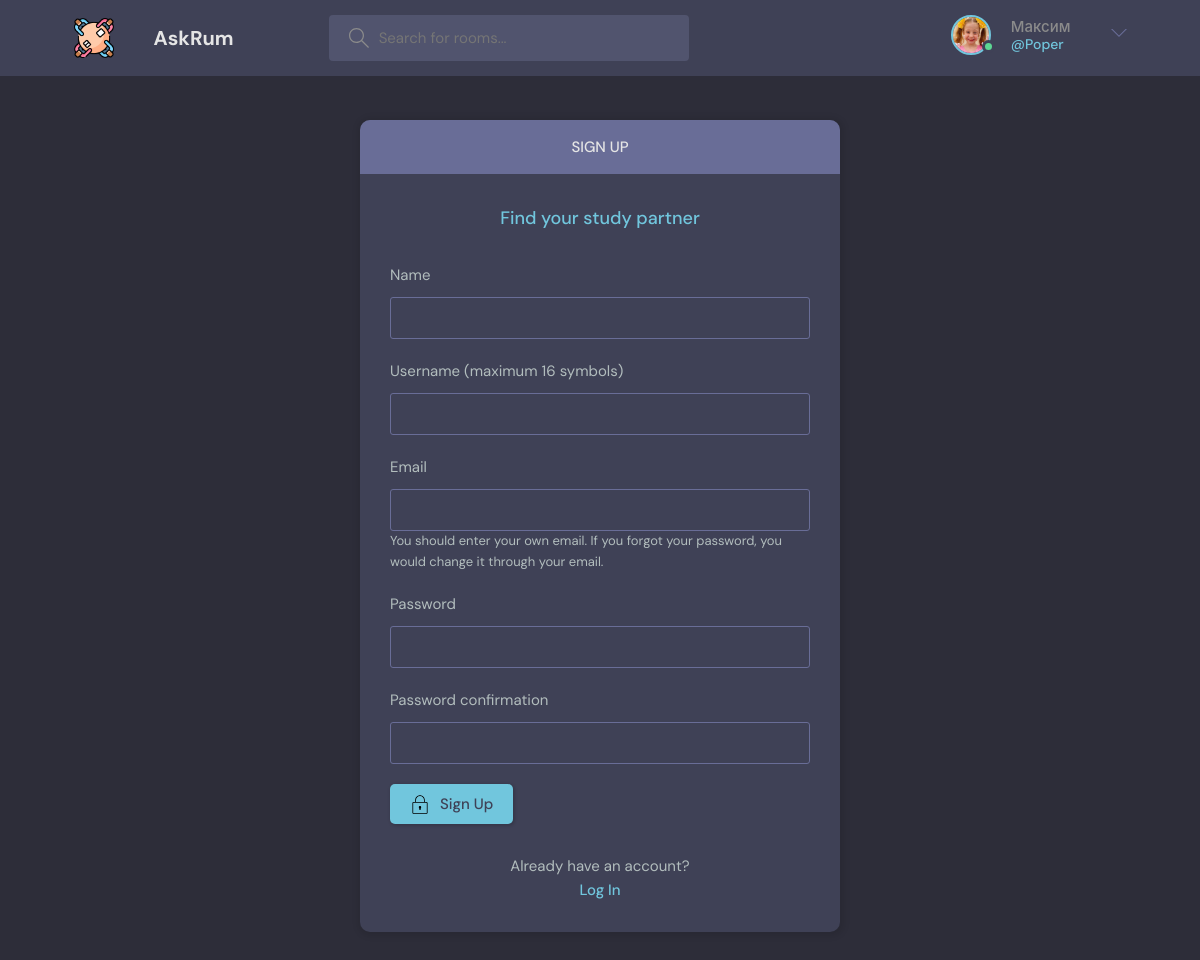
Page /registration/ (signed in) on the committed database.
### main/models.py (models this page shows, shortened)
class User(AbstractUser):
    name = models.CharField(max_length=200, null=True)
    email = models.EmailField(null=True, unique=True)
    bio = models.TextField(null=True)
    avatar = models.ImageField(upload_to="avatars/%Y/%m/%d/",null=True, blank=True)
    is_online = models.BooleanField(default=True)
    @property
    def imageURL(self):
        try:
            url = self.avatar.url
        except:
            url = ''
        return url

### main/views.py (the view, shortened to what this page needs)
# urls.py: path('registration/', RegisterUser.as_view(), name='registration'),
class RegisterUser(CreateView):
    form_class = MyUserCreationForm
    template_name = 'main/login_register.html'
    def get_context_data(self, *, object_list=None, **kwargs):
        context = super().get_context_data(**kwargs)
        return context

### main/forms.py
class MyUserCreationForm(UserCreationForm):
    captcha = ReCaptchaHiddenInput()
    email = forms.EmailField(help_text='You should enter your own email. If you forgot your password, you would change it through your email.')
    username = forms.CharField(max_length=16, label='Username (maximum 16 symbols)')
    class Meta:
        model = User
        fields = ['name', 'username', 'email', 'password1', 'password2']

### main/templates/main/login_register.html (shortened to what this page needs)
{%extends 'main/base.html'%}
{%load static%}
{%load static recaptcha3%}
{%block content%}
    <main class="auth layout">
    {%if request.path == "/login/" %}
        <div class="container">
        <div class="layout__box">
          <div class="layout__boxHeader">
            <div class="layout__boxTitle">
              <h3>Login</h3>
            </div>
          </div>
          <div class="layout__body">
            <h2 class="auth__tagline">Find your study partner</h2>
            {{ form.non_field_errors }}
            <br>
            <form class="form" method="post">
              {%csrf_token%}
              {%for field in form%}
                <div class="form__group form__group">
                  <label>{{field.label}}</label>
                  {{field}}
                </div>
              {%endfor%}
              <button class="btn btn--main" type="submit">
                <img src="{%static 'images/lock.svg'%}" style="width: 20px;">
                Login
              </button>
            </form>
            <div class="auth__action">
              <p>Haven't signed up yet?</p>
              <a href="{%url 'registration'%}" class="btn btn--link">Sign Up</a>
              <p>Forgot password?</p>
              <a href="{%url 'reset_password'%}" class="btn btn--link">Reset</a>
            </div>
          </div>
        </div>
      </div>
      {%else%}
        <div class="container">
        <div class="layout__box">
          <div class="layout__boxHeader">
            <div class="layout__boxTitle">
              <h3>Sign up</h3>
            </div>
          </div>
          <div class="layout__body">
            <h2 class="auth__tagline">Find your study partner</h2>
            <form class="form" method="post">
              {%for field in form%}
                <div class="form__group form__group">
                  <label>{{field.label}}</label>
                  {{field}}
                  {%if field.name == 'email'%}
                    <p style="font-size: 1.3rem;">{{field.help_text}}<p>
                  {%endif%}
                </div>
              {%endfor%}
              <button class="btn btn--main" type="submit">
                <img src="{%static 'images/lock.svg'%}" style="width: 20px;">
                Sign Up
              </button>
            </form>
            <div class="auth__action">
              <p>Already have an account?</p>
              <a href="{%url 'login'%}" class="btn btn--link">Log In</a>
            </div>
          </div>
        </div>
      </div>
      {%endif%}
    </main>
{%endblock%}

### main/templates/main/navbar.html (shortened to what this page needs)
{%load static%}
    <header class="header header--loggedIn">
      <div class="container">
        <a href="{%url 'home'%}" class="header__logo">
          <img src="{%static 'images/round-tables.png'%}" />
          <h1>AskRum</h1>
        </a>
        <form class="header__search" method="get" action="{%url 'home'%}">
          <label>
            <input name="q" placeholder="Search for rooms..." />
          </label>
        </form>
        <nav class="header__menu">
          {%if request.user.is_authenticated%}
            <div class="header__user">
              <a href="{%url 'user-profile' request.user.pk%}">
                <div class="avatar avatar--medium active">
                    {%if request.user.imageURL%}
                        <img src="{{request.user.imageURL}}">
                    {%else%}
                        <img src="https://avatars.dicebear.com/api/bottts/{{request.user.username}}.svg" />
                    {%endif%}
                </div>
                <p>{{request.user.name}}<span>@{{request.user.username}}</span></p>
              </a>
              <button class="dropdown-button">
                <svg version="1.1" xmlns="http://www.w3.org/2000/svg" width="32" height="32" viewBox="0 0 32 32">
                  <title>chevron-down</title>
                  <path d="M16 21l-13-13h-3l16 16 16-16h-3l-13 13z"></path>
                </svg>
              </button>
            </div>
          {%else%}
            <a href="{%url 'login'%}">
              <img src="{%static 'images/avatar.svg'%}" />
              <p>Login</p>
            </a>
          {%endif%}
        </nav>
      </div>
    </header>

### rows in the picture
User: user.imageURL (picture), user.name "Максим", user.username "Poper"

### other values in the picture
{{ field.label }} "Name" "Username (maximum 16 symbols)" "Email" "Password" "Password confirmation"
{{ field.help_text }} "You should enter your own email. If you forgot your password, you would change it through your email."
